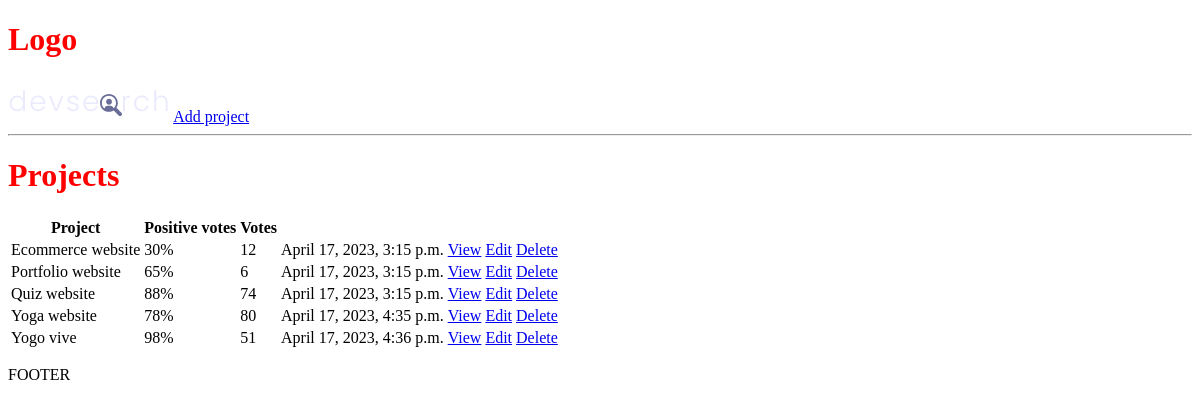
The app's page /, older data.
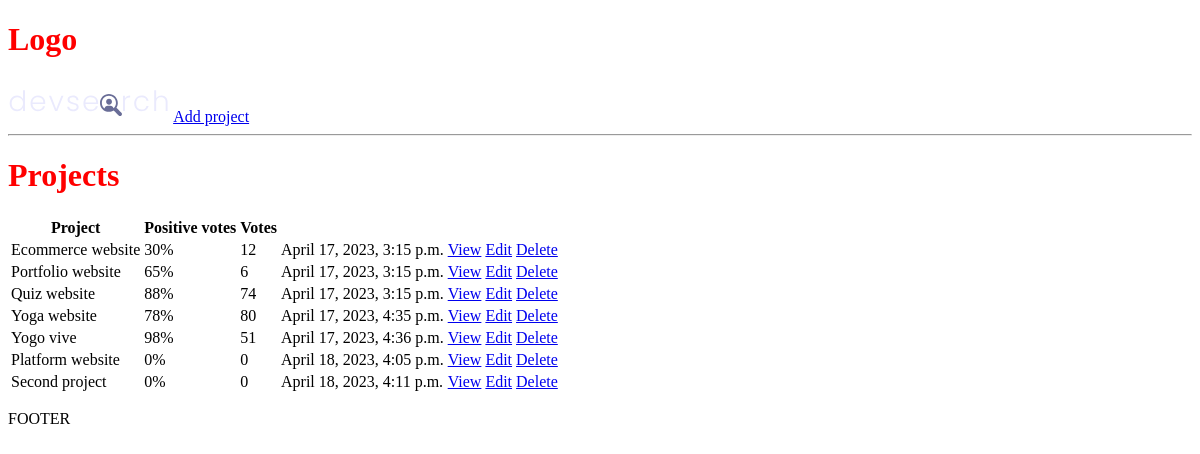
The same page, newer data.
### projects/models.py (models this page shows, shortened)
class Project(models.Model):
    title = models.CharField(max_length=200)
    description = models.TextField(null=True,blank=True)
    featured_image = models.ImageField(null=True,blank=True,default='default.jpg')
    demo_link = models.CharField(max_length=2000, null=True,blank=True)
    source_link = models.CharField(max_length=2000,null=True,blank=True)
    tags = models.ManyToManyField('Tag',blank=True)
    vote_total = models.IntegerField(default=0,null=True,blank=True)
    vote_ratio = models.IntegerField(default=0,null=True,blank=True)
    created = models.DateTimeField(auto_now_add=True)
    id = models.UUIDField(default=uuid.uuid4, unique = True,
                          primary_key=True,editable=False)

### projects/views.py (the view)
# urls.py: path('', include('projects.urls')),
def projects(request):
    projects = Project.objects.all()
    context = {'projects' : projects}
    return render(request, 'projects/projects.html',context)

### projects/templates/projects/projects.html
{% extends 'main.html' %}
{% block content %}
<h1>Projects</h1>
<table>
 <tr>
 <th>Project</th>
 <th>Positive votes</th>
 <th>Votes</th>
 <th></th>
 <th></th>
 </tr>
 {% for project in projects  %}
 <tr>
 <td>{{project.title}}</td>
 <td>{{project.vote_ratio}}%</td>
 <td>{{project.vote_total}}</td>
 <td>{{project.created}}</td>
 <td><a href="{% url 'project' project.id %}">View</a></td>
 <td><a href="{% url 'update-project' project.id %}">Edit</a></td>
 <td><a href="{% url 'delete-project' project.id %}">Delete</a></td>
 </tr>
 {% endfor %}
</table>
{% endblock content %}

Row changes from the older to the newer data that the page shows:
added Project: title "Platform website", vote_ratio "0", vote_total "0", created "April 18, 2023, 4:05 p.m."
added Project: title "Second project", vote_ratio "0", vote_total "0", created "April 18, 2023, 4:11 p.m."
